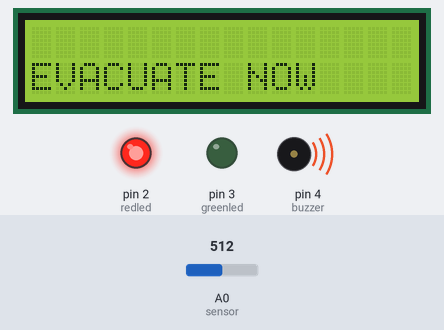
Bench run of a sketch on a simulated Arduino Uno, built with avr-gcc and run on an emulated ATmega328P. On the bench: 16×2 character LCD, output pins drawn as LEDs (lit = HIGH), buzzer (waves = sounding). Inputs (shaded band) come from the test bench; at power-on: A0 (sensor) = 512. What the sketch prints to the serial monitor is not drawn.

Above: at 1.2 s.
1.3 s: A0 (sensor) set to 415
4.0 s: A0 (sensor) set to 387
At 4.8 s:
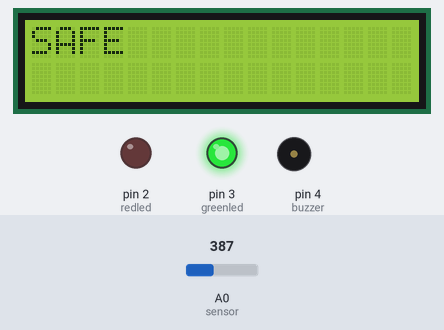
9.5 s: A0 (sensor) set to 410
At 10.7 s:
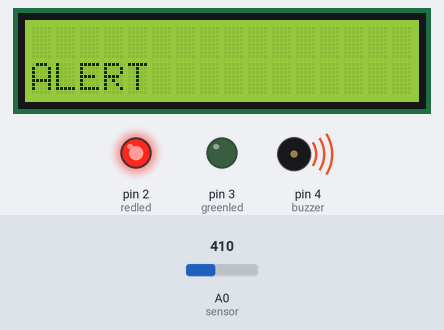
15.5 s: A0 (sensor) set to 390
At 17.9 s:
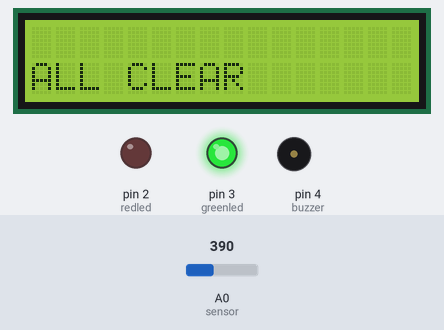
Timing chart, 0 to 19.4 s (numbered marks = the images above; inputs shaded):
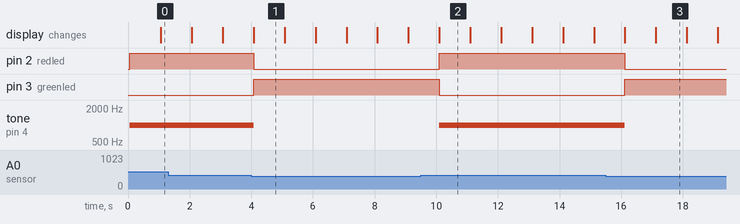

Measured:
- the behaviour switches between 401 and 400 on A0 (sensor) (found by bisection; images 0 and 1)
- after the input at 4.0 s, pin 2 (redled): HIGH → LOW after 0.08 s; pin 3 (greenled): LOW → HIGH after 0.08 s; tone on pin 4 (buzzer): 1000 Hz → silent after 0.08 s; the display: changes after 0.08 s (image 1)
- after the input at 9.5 s, pin 2 (redled): LOW → HIGH after 0.60 s; pin 3 (greenled): HIGH → LOW after 0.60 s; tone on pin 4 (buzzer): silent → 1000 Hz after 0.60 s; the display: changes after 0.60 s (image 2)
- after the input at 15.5 s, pin 2 (redled): HIGH → LOW after 0.62 s; pin 3 (greenled): LOW → HIGH after 0.62 s; tone on pin 4 (buzzer): 1000 Hz → silent after 0.62 s; the display: first changes after 0.62 s (image 3 shows a later state)
- what the display in image 1 shows lasts 1.0 s, from 4.1 s to 5.1 s

The sketch:

Code.ino
```cpp
#include <LiquidCrystal.h>
LiquidCrystal lcd(5,6,8,9,10,11);

int redled = 2;
int greenled = 3;
int buzzer = 4;
int sensor = A0;
int sensorThresh = 400;

void setup()
{
pinMode(redled, OUTPUT);
pinMode(greenled,OUTPUT);
pinMode(buzzer,OUTPUT);
pinMode(sensor,INPUT);
Serial.begin(9600);
lcd.begin(16,2);
}

void loop()
{
  int analogValue = analogRead(sensor);
  Serial.print(analogValue);
  if(analogValue>sensorThresh)
  {
    digitalWrite(redled,HIGH);
    digitalWrite(greenled,LOW);
    tone(buzzer,1000,10000);
    lcd.clear();
    lcd.setCursor(0,1);
    lcd.print("ALERT");
    delay(1000);
    lcd.clear();
    lcd.setCursor(0,1);
    lcd.print("EVACUATE NOW");
    delay(1000);
  }
  else
  {
    digitalWrite(greenled,HIGH);
    digitalWrite(redled,LOW);
    noTone(buzzer);
    lcd.clear();
    lcd.setCursor(0,0);
    lcd.print("SAFE");
    delay(1000);
    lcd.clear();
    lcd.setCursor(0,1);
    lcd.print("ALL CLEAR");
    delay(1000);
  }

}
```
